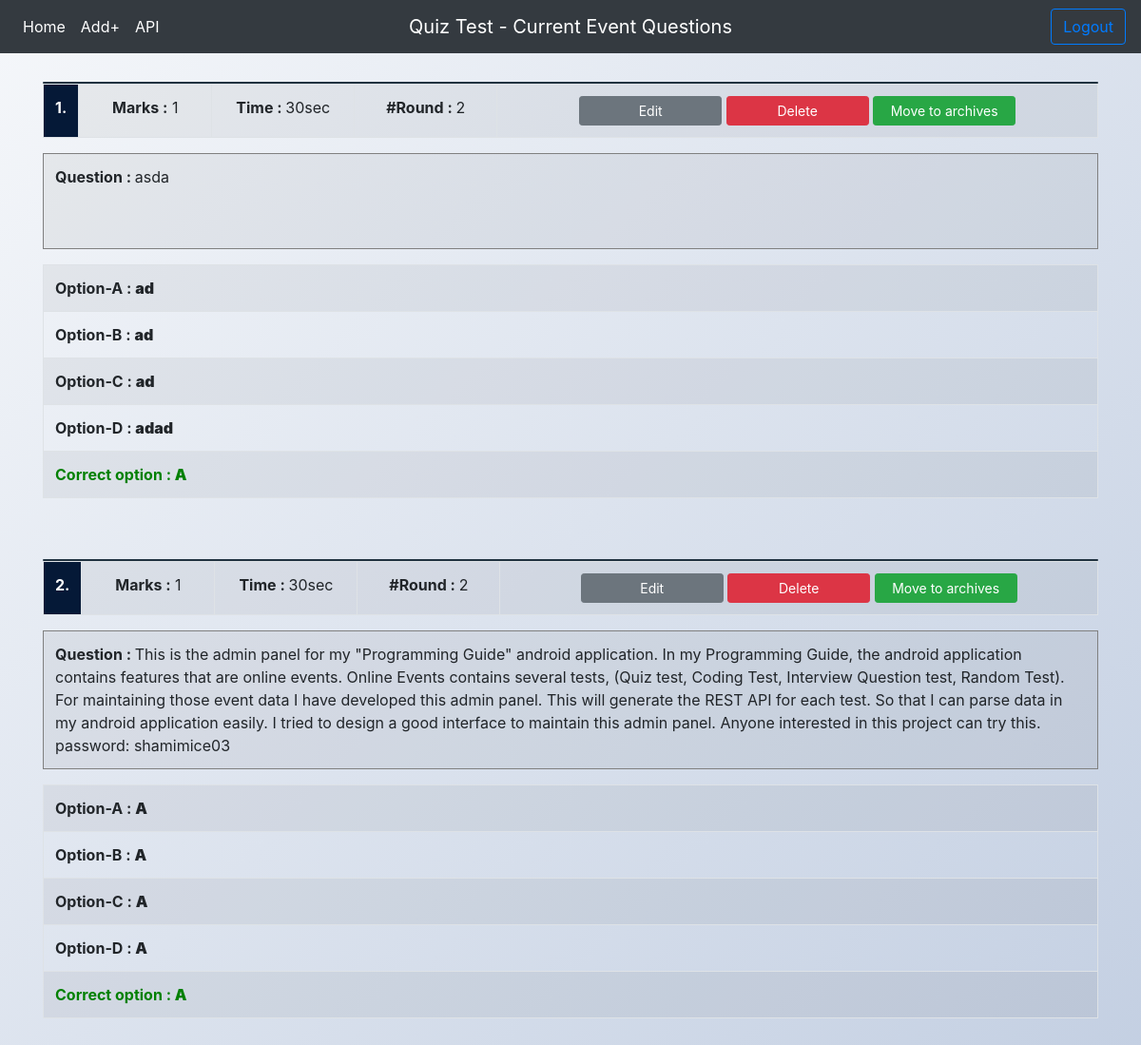
The app's page /Display/QuizTestDisplay.php with its own data.
### tables this page shows
CREATE TABLE `quiz_test_update` (
  `id` int(255) NOT NULL,
  `question` longtext NOT NULL,
  `option_a` text NOT NULL,
  `option_b` text NOT NULL,
  `option_c` text NOT NULL,
  `option_d` text NOT NULL,
  `correct_option` text NOT NULL,
  `marks` text NOT NULL,
  `time` text NOT NULL,
  `round` text NOT NULL
);

### Display/QuizTestDisplay.php (the view, shortened to what this page needs)
<?php
    $number =0;
?>
<!DOCTYPE html>
<html lang="en">
<head>
  <link rel="stylesheet" href="https://maxcdn.bootstrapcdn.com/bootstrap/4.3.1/css/bootstrap.min.css">
  <link rel="stylesheet" href="https://cdnjs.cloudflare.com/ajax/libs/font-awesome/4.7.0/css/font-awesome.min.css">
  <link rel="stylesheet" href="https://cdnjs.cloudflare.com/ajax/libs/tempusdominus-bootstrap-4/5.0.1/css/tempusdominus-bootstrap-4.min.css"/>
  <link rel="stylesheet" href="https://stackpath.bootstrapcdn.com/bootstrap/4.3.1/css/bootstrap.min.css">
   <link href="../CSS/display.css" rel="stylesheet">
</head>
<body>
<nav class="navbar navbar-expand-md navbar-dark bg-dark">
    <div class="navbar-collapse collapse w-100 order-1 order-md-0 dual-collapse2">
        <ul class="navbar-nav mr-auto">
            <li class="nav-item active">
                 <a class="nav-link" href="../menu.php"> Home </a>
            </li>
             <li class="nav-item active">
                 <a class="nav-link" href="../Update/QuizTestUpdate.php"> Add+ </a>
            </li>
             <li class="nav-item active">
                 <a class="nav-link" href="../APIs/QuizTestApi.php"> API </a>
            </li>
         </ul>
    </div>
    <div class="mx-auto order-0">
        <a class="navbar-brand mx-auto" href="CodingTestUpdate.php">Quiz Test - Current Event Questions</a>
    </div>
    <div class="navbar-collapse collapse w-100 order-3 dual-collapse2">
        <ul class="navbar-nav ml-auto">
            <li class="nav-item">
                 <a href="../logout.php" class="btn btn-outline-primary my-2 my-sm-0">Logout</a>
            </li>
        </ul>
    </div>
</nav>
 <main role="main" class="container" style="margin-top: 30px">
    <?php
           include '../database_connect.php';
           $q ="SELECT * FROM `quiz_test_update`";
           $query = mysqli_query($con,$q);
           while($res = mysqli_fetch_array($query)){
                    $number++;
   ?>
<table class="table table-striped table-hover table-bordered">
 <div class="card" style="background-color: #243949">
<tr class="text-center">
<td class="text-white" style="width: 10px; background-color: #051937"><b><?php echo $number ?>.</b> </td>
<td style="width: 140px;"> <b> Marks :</b> <?php echo $res['marks']; ?> </td>
<td style="width: 150px;"> <b> Time : </b> <?php echo $res['time']; ?></td>
<td style="width: 150px;"> <b> #Round : </b> <?php echo $res['round']; ?></td>
<td >
 <div class="col text-center" >
 <a class="btn btn-secondary btn-sm text-white" style="width: 150px"   href="edit.php?id=<?php echo $res['id']; ?>&event=1" > Edit </a>
 <a class="btn btn-danger btn-sm text-white"  style="width: 150px" href="delete.php?id=<?php echo $res['id']; ?>&event=1"> Delete </a>
 <a class="btn btn-success btn-sm text-white"  style="width: 150px" href="LibraryMove.php?id=<?php echo $res['id']; ?>&event=1" > Move to archives </a>
</div>
</td>
</tr>
</table>
<table class="table table-striped table-hover table-bordered">
<tr>
<td style="border-color: grey; height: 100px"><b>Question : </b> <?php echo $res['question']; ?></td>
</tr>
</table>
<table class="table table-striped table-hover table-bordered">
<tr>
<td > <b> Option-A :    <b> <?php echo $res['option_a']; ?></td>
</tr>
<tr>
<td> <b> Option-B :     <b> <?php echo $res['option_b']; ?></td>
</tr>
<tr>
<td > <b> Option-C :    <b> <?php echo $res['option_c']; ?></td>
</tr>
<tr>
<td> <b> Option-D :     <b> <?php echo $res['option_d']; ?></td>
</tr>
<tr>
<td style="color: green"><b> Correct option : <b> <?php echo $res['correct_option']; ?> </td>
</tr>
</table>
      <br><br>
    <?php
    }
    ?>
 </main>
</body>
</html>

### CSS/display.css (style rules this page uses)
html, body { height: auto; }
body { background-image: linear-gradient(135deg, #f5f7fa 0%, #c3cfe2 100%); }

### records on screen
quiz_test_update: marks "1", time "30sec", round "2", question "asda", option_a "ad", option_b "ad", option_c "ad", option_d "adad", correct_option "A"
quiz_test_update: marks "1", time "30sec", round "2", question "This is the admin panel for my \"Programming Guide\" android application. In my Programming Guide, the android application contains features that are online events. Online Events contains several tests, (Quiz test, Coding Test, Interview Question test, Random Test). For maintaining those event data I have developed this admin panel. This will generate the REST API for each test. So that I can parse data in my android application easily. I tried to design a good interface to maintain this admin panel. Anyone interested in this project can try this. password: shamimice03", option_a "A", option_b "A", option_c "A", option_d "A", correct_option "A"
